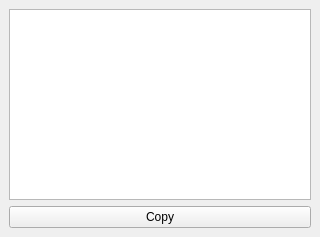
<?xml version="1.0" encoding="UTF-8"?>
<ui version="4.0">
 <class>MainWindow</class>
 <widget class="QMainWindow" name="MainWindow">
  <property name="geometry">
   <rect>
    <x>0</x>
    <y>0</y>
    <width>320</width>
    <height>237</height>
   </rect>
  </property>
  <property name="windowTitle">
   <string>MainWindow</string>
  </property>
  <widget class="QWidget" name="centralwidget">
   <layout class="QVBoxLayout" name="verticalLayout">
    <item>
     <widget class="QTextBrowser" name="Text"/>
    </item>
    <item>
     <widget class="QPushButton" name="Copy">
      <property name="toolTip">
       <string>&lt;html&gt;&lt;head/&gt;&lt;body&gt;&lt;p&gt;Press the button and highlight the area on your screen to convert img text to txt format&lt;/p&gt;&lt;/body&gt;&lt;/html&gt;</string>
      </property>
      <property name="text">
       <string>Copy</string>
      </property>
     </widget>
    </item>
   </layout>
  </widget>
 </widget>
 <resources/>
 <connections/>
</ui>
